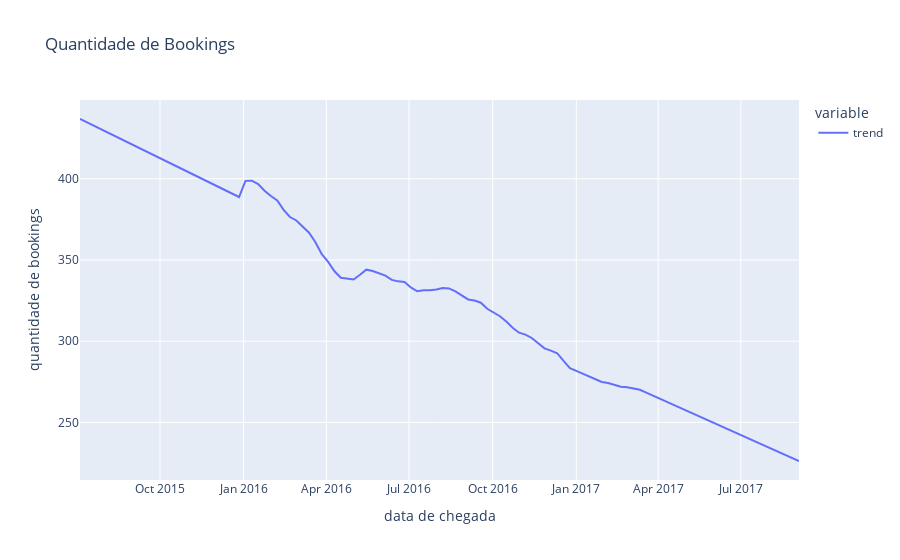

Write notebook code for a chart like this one.
### Code cell
fig = px.line(data_frame = decomposicao.trend,
             title="Quantidade de Bookings ", labels={"value":"quantidade de bookings","arrival_date":"data de chegada"})
fig.show()
